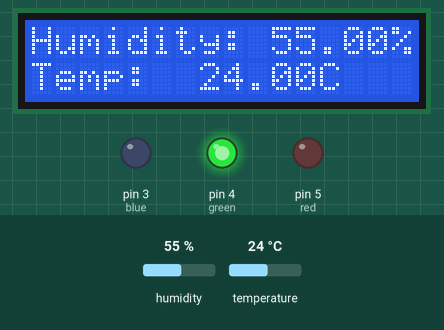
This sketch was run on a simulated Arduino Uno, built with avr-gcc and run on an emulated ATmega328P. Shown: 16×2 character LCD, output pins drawn as LEDs (lit = HIGH). The inputs (shaded band) are chosen by the test bench; at power-on: humidity 55 %, temperature 24 °C. What the sketch prints to the serial monitor is not drawn.

Above: at 2.6 s.
2.7 s: humidity set to 68 %
At 5.3 s:
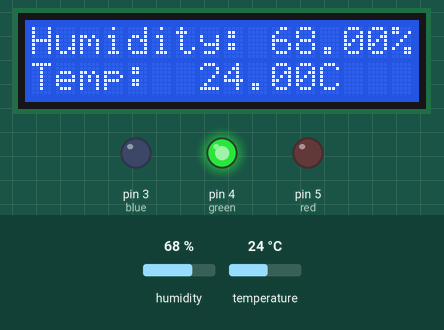
5.7 s: humidity set to 71 %
At 6.9 s:
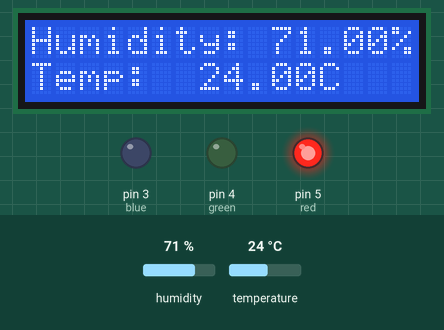
8.7 s: temperature set to 21 °C
At 10.9 s:
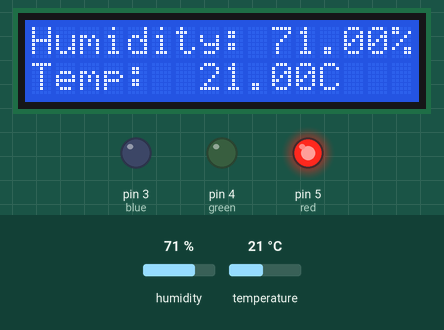
11.7 s: temperature set to 18 °C
At 13.5 s:
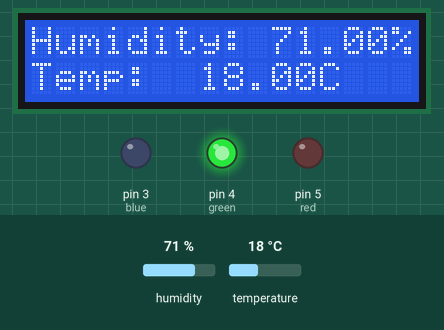
Timing chart, 0 to 15.0 s (numbered marks = the images above; inputs shaded):
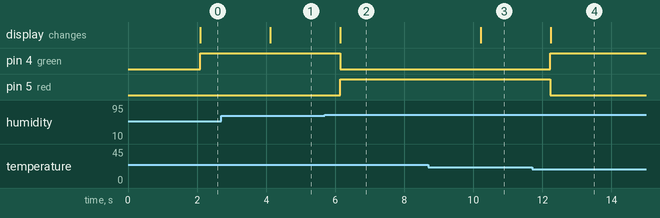

Measured:
- the behaviour switches between 69 and 70 % on humidity (found by bisection; images 1 and 2)
- the behaviour switches between 20 and 19 °C on temperature (found by bisection; images 3 and 4)
- after the input at 2.7 s, the display: changes after 1.4 s (image 1)
- after the input at 5.7 s, pin 4 (green): HIGH → LOW after 0.45 s; pin 5 (red): LOW → HIGH after 0.45 s; the display: changes after 0.45 s (image 2)
- after the input at 8.7 s, the display: changes after 1.5 s (image 3)
- after the input at 11.7 s, pin 4 (green): LOW → HIGH after 0.53 s; pin 5 (red): HIGH → LOW after 0.53 s; the display: changes after 0.54 s (image 4)

The sketch:

testhumid.ino
```cpp
#include <LiquidCrystal.h>
#include "DHT.h"
#define DHTPIN 2
#define DHTTYPE DHT11

DHT dht(DHTPIN, DHTTYPE);
LiquidCrystal lcd (6, 7, 8, 9, 10, 11);

const int blue = 3;
const int green = 4;
const int red = 5;

void setup() {
  Serial.begin(9600);
  Serial.println("DHTxx test!");
  pinMode(blue, OUTPUT);
  pinMode(red, OUTPUT);
  pinMode(green, OUTPUT);
  dht.begin();
  lcd.begin(16, 2);
  lcd.print("test");
}

void loop() {

  delay(2000);
  float h = dht.readHumidity();
  float t = dht.readTemperature();
  float f = dht.readTemperature(true);

  if (isnan(h) || isnan(t) || isnan(f)) {
    Serial.println("Failed to read from DHT sensor!");
    return;
  }

  Serial.print("Humidity: ");
  Serial.print(h);
  Serial.print(" %\t");
  Serial.print("Temperature: ");
  Serial.print(t);
  Serial.println(" *C ");

  if (h >= 70 && t >= 20) {
    digitalWrite(red, HIGH);
    digitalWrite(blue, LOW);
    digitalWrite(green, LOW);
  }
  else {
    digitalWrite(red, LOW);
    digitalWrite(blue, LOW);
    digitalWrite(green, HIGH);
  }

  lcd.setCursor(0, 0);
  lcd.print("Humidity:");
  lcd.setCursor(10, 0);
  lcd.print(h);
  lcd.print("%");
  lcd.setCursor(0, 1);
  lcd.print("Temp:");
  lcd.setCursor(7, 1);
  lcd.print(t);
  lcd.print("C");
}
```
